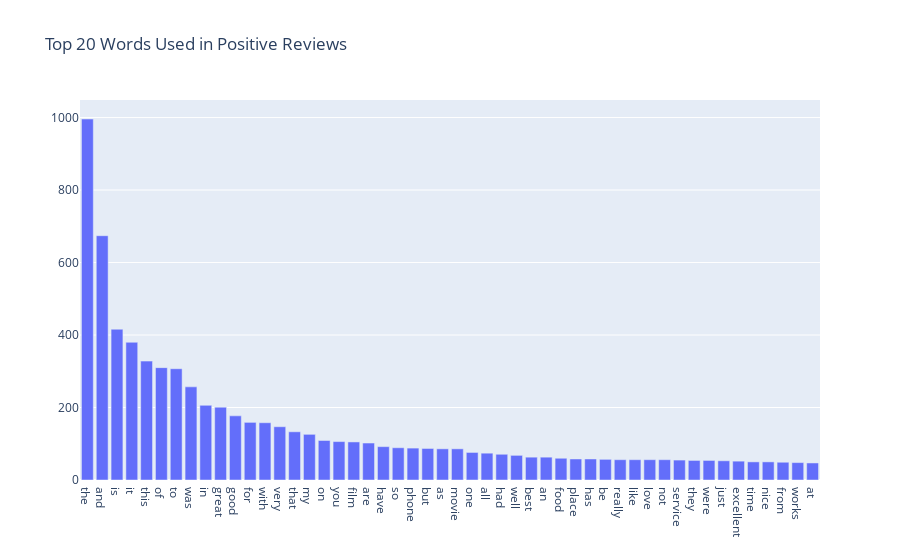

Notebook code for this chart:
### Code cell
# Use plotly to display top 50 positive words
x = []

# sort the term frequencies in descending order
pos_list = np.sort(pos_frequencies)[::-1]
pos_index = np.argsort(pos_frequencies)[::-1] #get the indices to get the feature names

for i in pos_index[:50]:
    x.append(count_pos.get_feature_names_out()[i])

# Plot visuals
fig = go.Figure(
    data=[go.Bar(x=x, y=pos_list[:50])],
    layout_title_text="Top 20 Words Used in Positive Reviews"
)
fig.show()

### Figure 1 — Plotly figure (JSON) as saved in the notebook; plotly's stock layout.template omitted (floating-point values rounded to 4 significant figures)
{"data": [{"type": "bar", "x": ["the", "and", "is", "it", "this", "of", "to", "was", "in", "great", "good", "for", "with", "very", "that", "my", "on", "you", "film", "are", "have", "so", "phone", "but", "as", "movie", "one", "all", "had", "well", "best", "an", "food", "place", "has", "be", "really", "like", "love", "not", "service", "they", "were", "just", "excellent", "time", "nice", "from", "works", "at"], "y": [996, 674, 416, 380, 328, 310, 307, 257, 206, 201, 177, 159, 158, 147, 133, 126, 109, 106, 105, 102, 92, 89, 88, 87, 86, 86, 76, 74, 71, 68, 63, 63, 60, 58, 58, 57, 56, 56, 56, 56, 55, 54, 54, 53, 52, 50, 50, 49, 48, 47]}], "layout": {"title": {"text": "Top 20 Words Used in Positive Reviews"}}}
